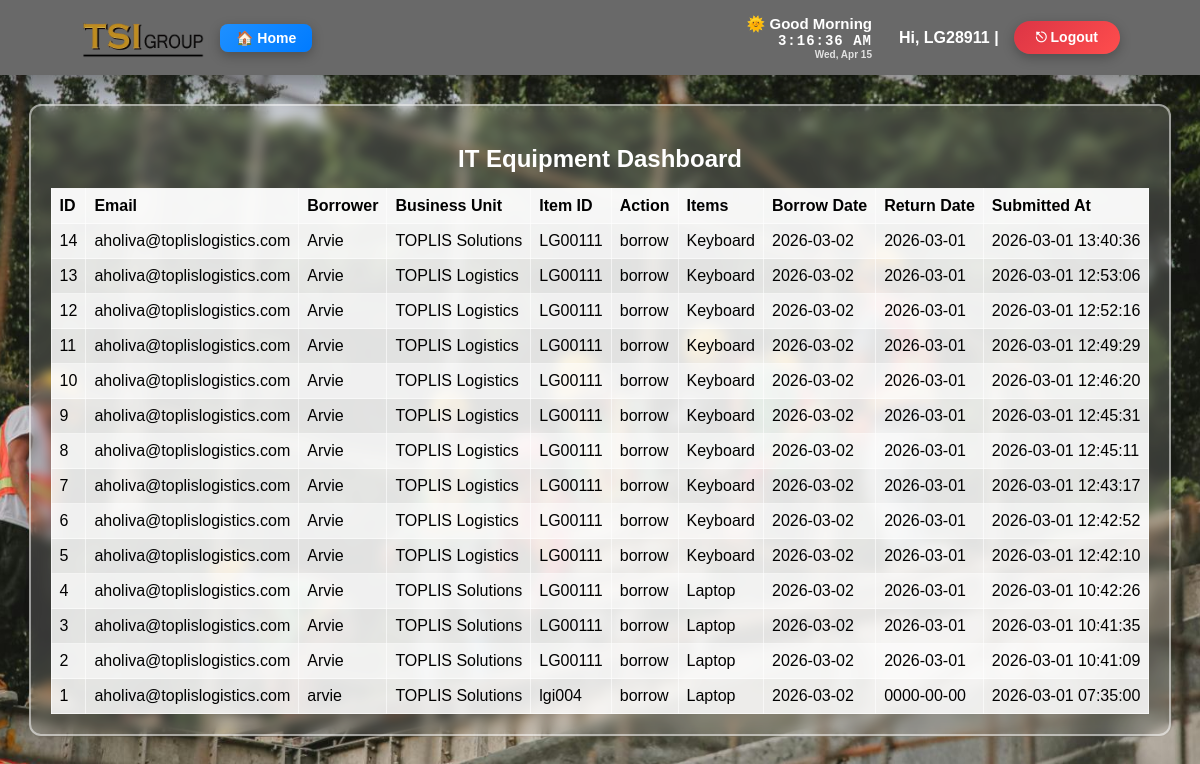
The app's page /modules/borrowing/admin.php (signed in), older data.
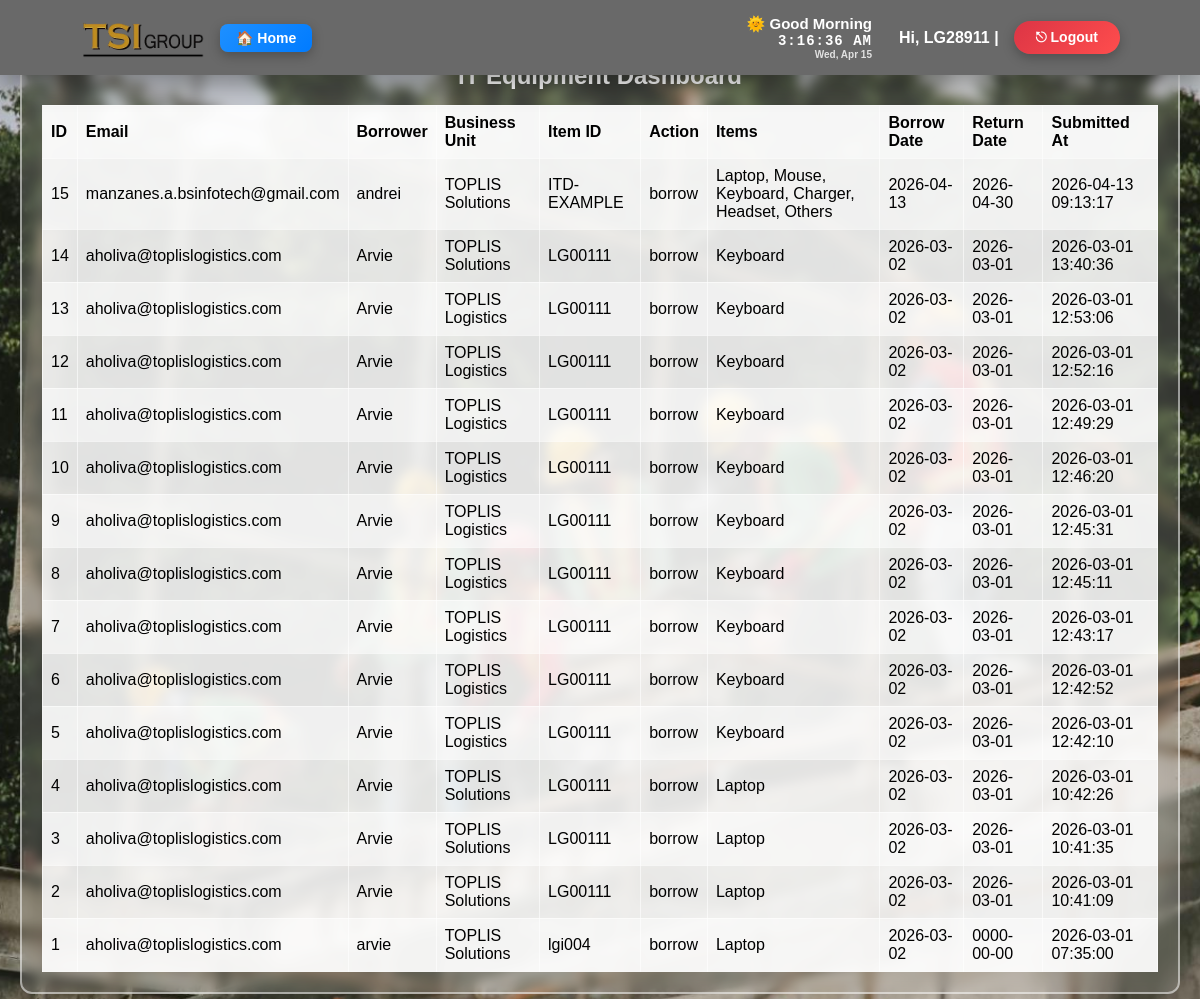
The same page, newer data.
### tables this page shows
CREATE TABLE `it_equipment_logs` (
  `id` int(11) NOT NULL,
  `email` varchar(255) NOT NULL,
  `borrower_name` varchar(255) NOT NULL,
  `business_unit` varchar(255) NOT NULL,
  `item_id` varchar(100) NOT NULL,
  `action` enum('borrow','return') NOT NULL,
  `items` text DEFAULT NULL,
  `borrow_date` date DEFAULT NULL,
  `return_date` date DEFAULT NULL,
  `created_at` timestamp NOT NULL DEFAULT current_timestamp()
);

### modules/borrowing/admin.php (the view, shortened to what this page needs)
<?php
require_once __DIR__ . '/../../includes/navbar.php';
$sql = "SELECT * FROM it_equipment_logs ORDER BY created_at DESC";
$result = $conn->query($sql);
?>
<!DOCTYPE html>
<html>
<head>
</head>
<body>
<div class="container">
<h2>IT Equipment Dashboard</h2>
<table>
<tr>
    <th>ID</th>
    <th>Email</th>
    <th>Borrower</th>
    <th>Business Unit</th>
    <th>Item ID</th>
    <th>Action</th>
    <th>Items</th>
    <th>Borrow Date</th>
    <th>Return Date</th>
    <th>Submitted At</th>
</tr>
<?php
if ($result->num_rows > 0) {
    while($row = $result->fetch_assoc()) {
        echo "<tr>
            <td>{$row['id']}</td>
            <td>{$row['email']}</td>
            <td>{$row['borrower_name']}</td>
            <td>{$row['business_unit']}</td>
            <td>{$row['item_id']}</td>
            <td>{$row['action']}</td>
            <td>{$row['items']}</td>
            <td>{$row['borrow_date']}</td>
            <td>{$row['return_date']}</td>
            <td>{$row['created_at']}</td>
        </tr>";
    }
} else {
    echo "<tr><td colspan='10'>No records found</td></tr>";
}
?>
</table>
</div>
</body>
</html>

Row changes from the older to the newer data that the page shows:
added it_equipment_logs: id "15", email "manzanes.a.bsinfotech@gmail.com", borrower_name "andrei", business_unit "TOPLIS Solutions", item "ITD-EXAMPLE", action "borrow", items "Laptop, Mouse, Keyboard, Charger, Headset, Others", borrow_date "2026-04-13", return_date "2026-04-30", created_at "2026-04-13 09:13:17"
